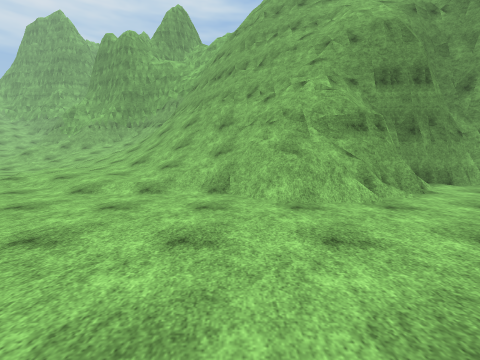
view 1 (above)

16 first-person views from a walk through a Unity game level. The camera is 1.4 m above the floor, tilts 6° down and sees 90° across. The floor is counted in squares, 2 m on a side. Each view is taken from the middle of a square. On the plan, view 1 faces up. The plan holds only what a view shows up to about 9 squares ahead; the rest is blank. The place goes on beyond the plan. The player character is not drawn. Some animated figures are left out. Surface patterns are stand-ins for the level's own textures.

view 2
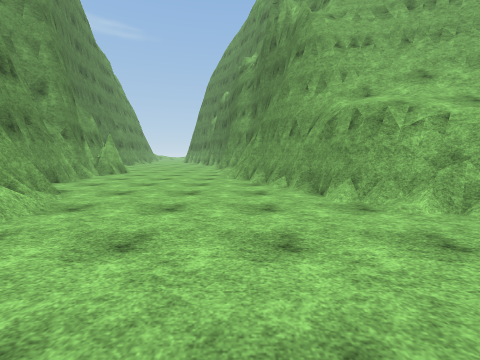

view 3
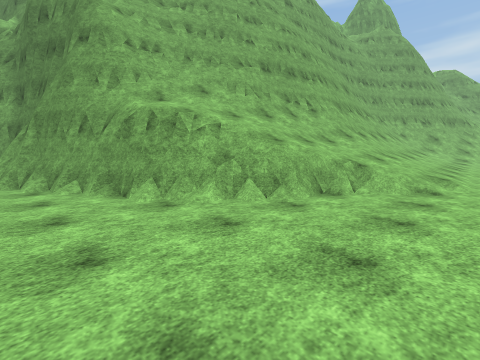

view 4
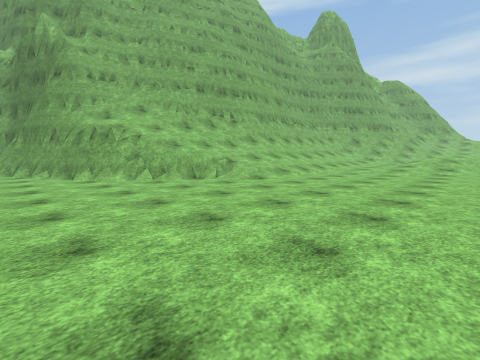

view 5
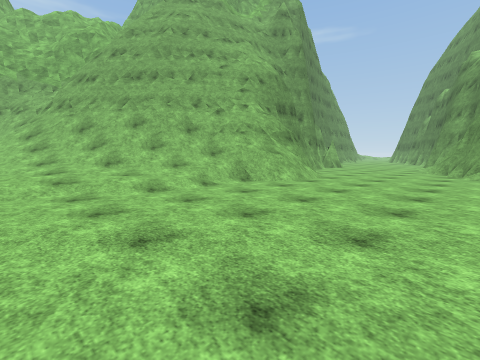

view 6
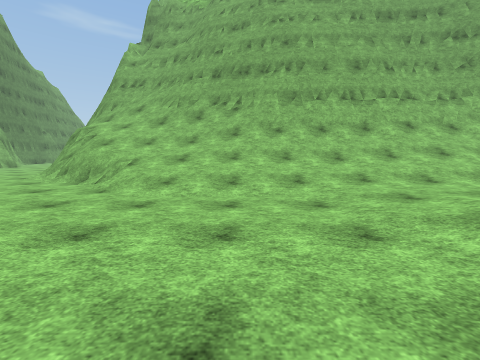

view 7
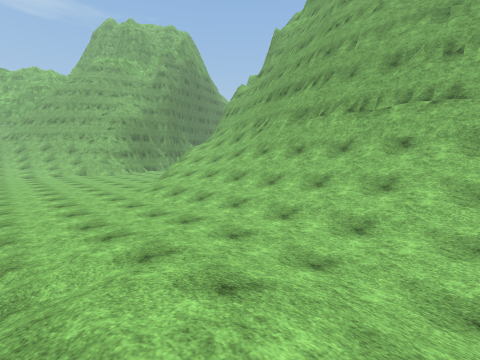

view 8
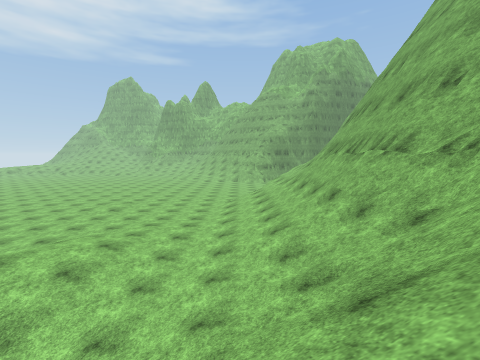

view 9
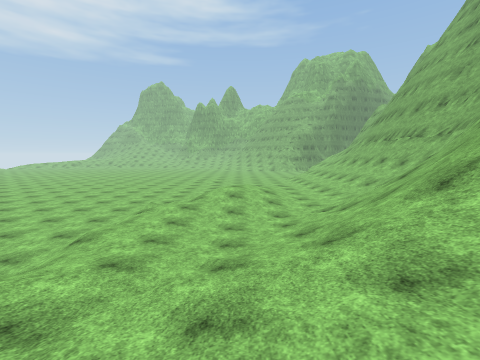

view 10
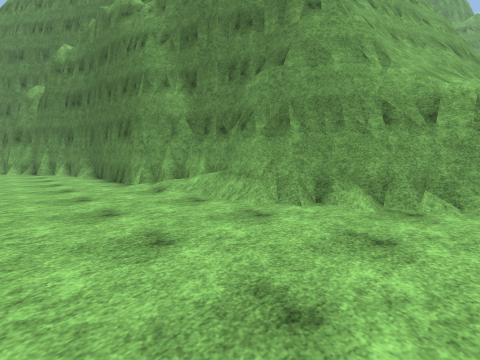

view 11
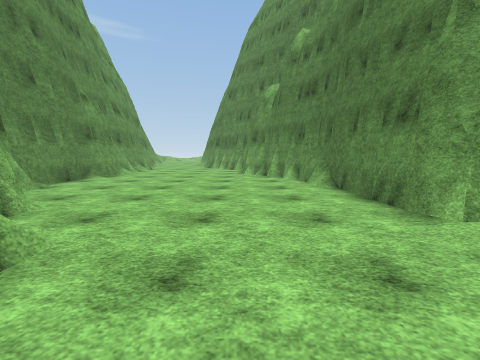

view 12
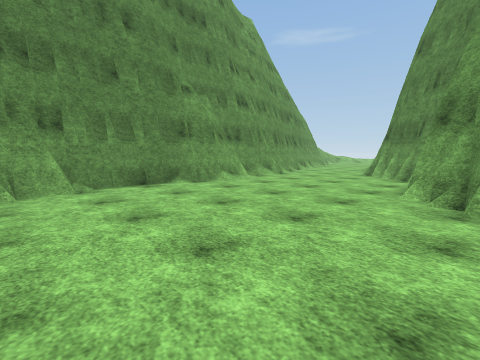

view 13
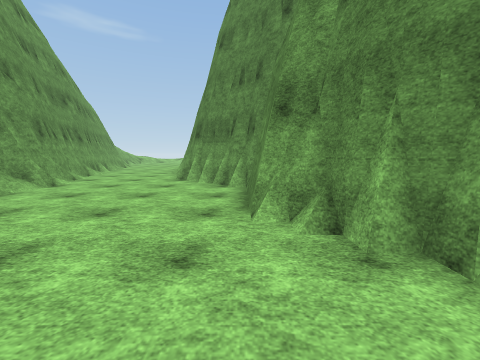

view 14
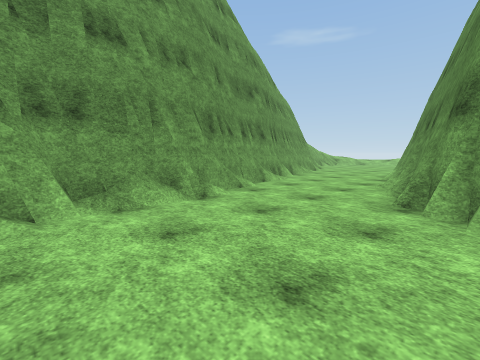

view 15
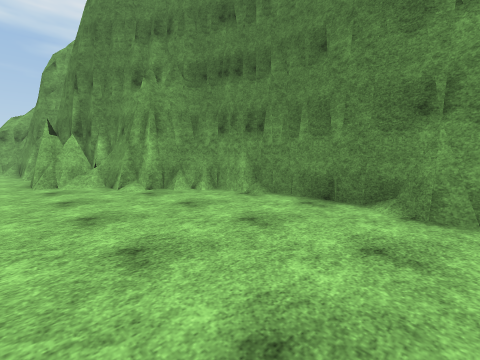

view 16
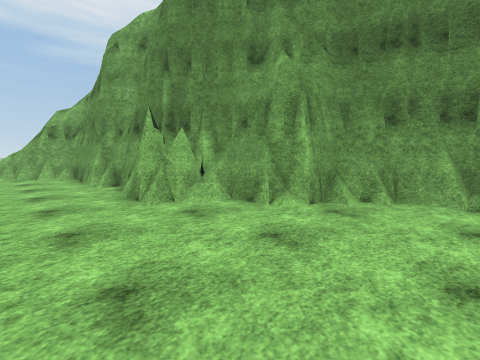

### Floor plan
Key: @ floor where view 1 was taken; # wall or solid block; . main floor; : floor 0.25 m higher than the main floor; + floor 0.5 m higher than the main floor; * floor 0.75 m higher than the main floor; % floor 1 m higher than the main floor; & floor 1.25 m higher than the main floor; $ floor 1.5 m higher than the main floor; / step, stairs or slope; = window, fence, low wall or low ledge; v drop or lower ground.
Columns run from 5 left of view 1 to 22 right of it. Each row starts with its distance up from view 1.
 12 //
 11 //##
 10 ///##                     ##
  9 ////##          ###########.
  8 +///=##        ##...//......
  7 ++///=###   ####............
  6 +++///=#######/..........//#
  5 ..++//=##...............##
  4 ...../#=................#
  3 ....................###
  2 ............../######
  1 ...........#####
  0 .....@...####
 -1 ......./##v#
 -2 .......==//#
 -3 ......=////#
 -4 ...../=///##
 -5 .....////###
 -6 .....////##
 -7 .....////#
 -8 .....+//##
 -9 ..:::+//#
-10 .:+::///#
-11 ./++:///#
-12  %*+:///#
-13 /&*:+///#
-14 %%/:+///#
-15 *++:////#
-16 ++:///=
-17 ++////#
-18 ++///##
-19 *///
-20 %&//
-21 $///
-22  /

Where each view was taken, in squares from view 1:
view 1: 0 up, 0 right, facing up
view 2: 1 up, 1 left, facing right
view 3: 1 up, 1 left, facing down-right
view 4: 1 up, 5 left, facing down-right
view 5: 0 up, 5 left, facing up-right
view 6: 7 down, 5 left, facing right
view 7: 13 down, 4 left, facing up-right
view 8: 17 down, 0 right, facing up
view 9: 22 down, 4 left, facing up
view 10: 4 up, 4 right, facing down-right
view 11: 4 up, 7 right, facing right
view 12: 3 up, 11 right, facing up-right
view 13: 4 up, 13 right, facing right
view 14: 5 up, 16 right, facing up-right
view 15: 5 up, 15 right, facing up-left
view 16: 4 up, 12 right, facing up-left
